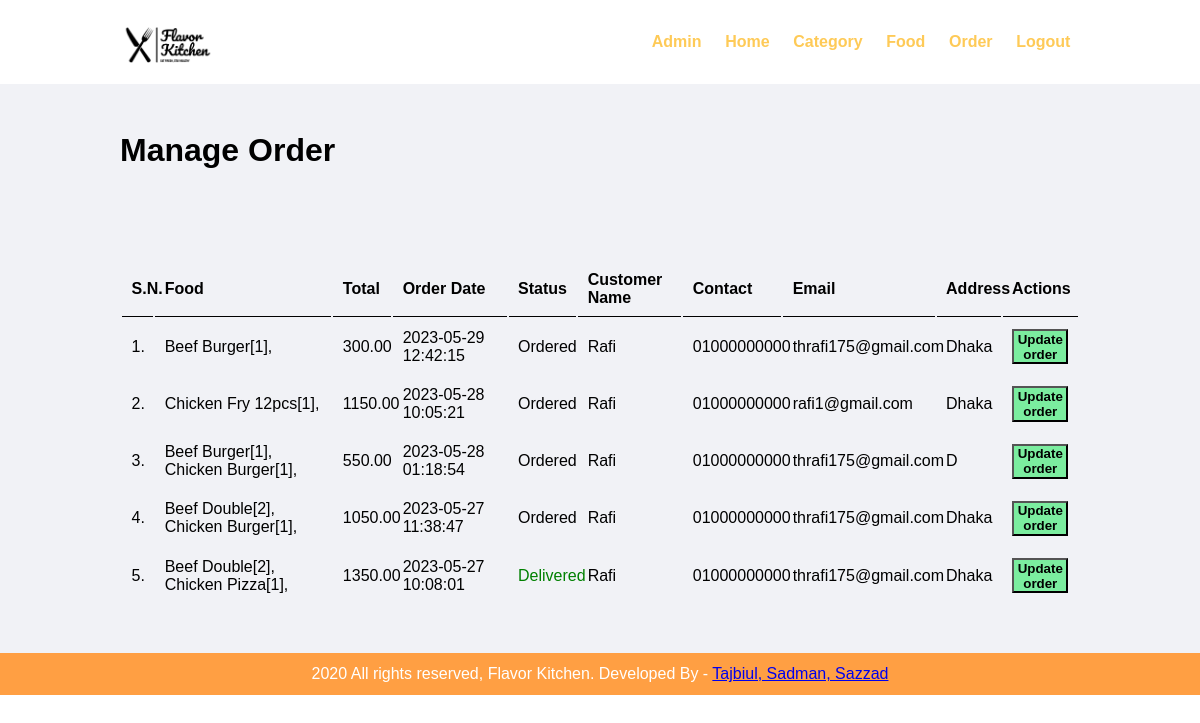
Screenshot of /admin/manage-order.php (signed in) with the database file from the repository.
### tables this page shows
CREATE TABLE `tbl_order` (
  `id` int(10) UNSIGNED NOT NULL,
  `food` varchar(150) NOT NULL,
  `total` decimal(10,2) NOT NULL,
  `order_date` datetime NOT NULL,
  `status` varchar(50) NOT NULL,
  `customer_name` varchar(150) NOT NULL,
  `customer_phone` varchar(20) NOT NULL,
  `customer_email` varchar(150) NOT NULL,
  `customer_address` varchar(255) NOT NULL
);

### admin/manage-order.php (the view, shortened to what this page needs)
<?php include('components/header.php'); ?>
    <div class="main-content">
    <div class="wrapper">
        <h1>Manage Order</h1>
                <br /><br /><br />
                <br><br>
                <table class="tbl-full">
                    <tr>
                        <th>S.N.</th>
                        <th>Food</th>
                        <th>Total</th>
                        <th>Order Date</th>
                        <th>Status</th>
                        <th>Customer Name</th>
                        <th>Contact</th>
                        <th>Email</th>
                        <th>Address</th>
                        <th>Actions</th>
                    </tr>
                    <?php
                        $sql = "SELECT * FROM tbl_order ORDER BY id DESC";
                        $res = mysqli_query($conn, $sql);
                        $count = mysqli_num_rows($res);
                        $sn = 1;
                        if($count>0)
                        {
                            while($row=mysqli_fetch_assoc($res))
                            {
                                $id = $row['id'];
                                $food = $row['food'];
                                $total = $row['total'];
                                $order_date = $row['order_date'];
                                $status = $row['status'];
                                $customer_name = $row['customer_name'];
                                $customer_contact = $row['customer_phone'];
                                $customer_email = $row['customer_email'];
                                $customer_address = $row['customer_address'];
                                ?>
                                    <tr>
                                        <td><?php echo $sn++; ?>. </td>
                                        <td><?php echo $food; ?></td>
                                        <td><?php echo $total; ?></td>
                                        <td><?php echo $order_date; ?></td>
                                        <td>
                                            <?php
                                                if($status=="Ordered")
                                                {
                                                    echo "<label>$status</label>";
                                                }
                                                elseif($status=="On Delivery")
                                                {
                                                    echo "<label style='color: orange;'>$status</label>";
                                                }
                                                elseif($status=="Delivered")
                                                {
                                                    echo "<label style='color: green;'>$status</label>";
                                                }
                                                elseif($status=="Cancelled")
                                                {
                                                    echo "<label style='color: red;'>$status</label>";
                                                }
                                            ?>
                                        </td>
                                        <td><?php echo $customer_name; ?></td>
                                        <td><?php echo $customer_contact; ?></td>
                                        <td><?php echo $customer_email; ?></td>
                                        <td><?php echo $customer_address; ?></td>
                                        <td>
                                            <a href="<?php echo SITEURL; ?>admin/update-order.php?id=<?php echo $id; ?>"><button class="btn btn-secondary">Update order</button></a>
                                        </td>
                                    </tr>
                                <?php
                            }
                        }
                        else
                        {
                            echo "<tr><td colspan='12' class='error'>Orders not Available</td></tr>";
                        }
                    ?>
                </table>
    </div>
</div>
<?php include('components/footer.php') ?>

### css/admin.css (style rules this page uses)
* { margin: 0; padding: 0; font-family: Arial, Helvetica, sans-serif; }
.wrapper { padding: 1%; width: 80%; margin: 0 auto; }
.tbl-full { width: 100%; }
table tr th { border-bottom: 1px solid black; padding: 1%; text-align: left; }
table tr td { padding: 1%; }
.btn-secondary { background-color: #7bed9f; padding: 1%; color: black; text-decoration: none; font-weight: bold; }
.main-content { background-color: #f1f2f6; padding: 3% 0; }

### rows the page displays
tbl_order: food "Beef Burger[1],", total "300.00", order_date "2023-05-29 12:42:15", status "Ordered", customer_name "Rafi", customer_phone "01000000000", customer_email "thrafi175@gmail.com", customer_address "Dhaka"
tbl_order: food "Chicken Fry 12pcs[1],", total "1150.00", order_date "2023-05-28 10:05:21", status "Ordered", customer_name "Rafi", customer_phone "01000000000", customer_email "rafi1@gmail.com", customer_address "Dhaka"
tbl_order: food "Beef Burger[1], Chicken Burger[1],", total "550.00", order_date "2023-05-28 01:18:54", status "Ordered", customer_name "Rafi", customer_phone "01000000000", customer_email "thrafi175@gmail.com", customer_address "D"
tbl_order: food "Beef Double[2], Chicken Burger[1],", total "1050.00", order_date "2023-05-27 11:38:47", status "Ordered", customer_name "Rafi", customer_phone "01000000000", customer_email "thrafi175@gmail.com", customer_address "Dhaka"
tbl_order: food "Beef Double[2], Chicken Pizza[1],", total "1350.00", order_date "2023-05-27 10:08:01", status "Delivered", customer_name "Rafi", customer_phone "01000000000", customer_email "thrafi175@gmail.com", customer_address "Dhaka"
